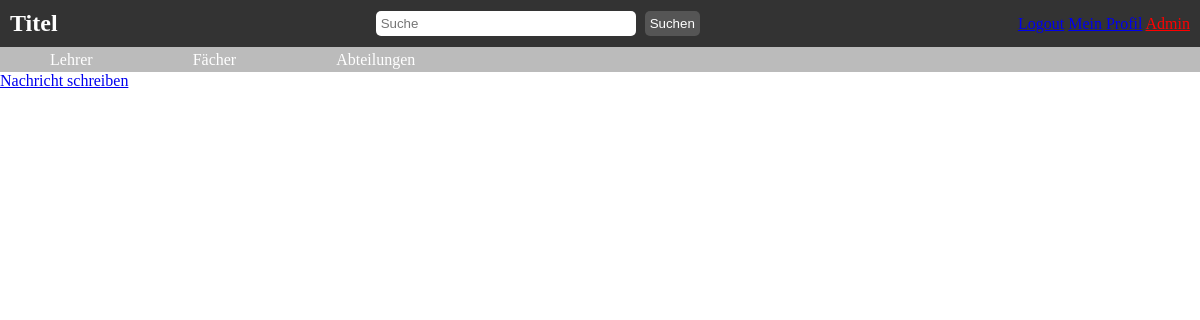
The page /inbox/ (signed in) on the database as committed earlier.
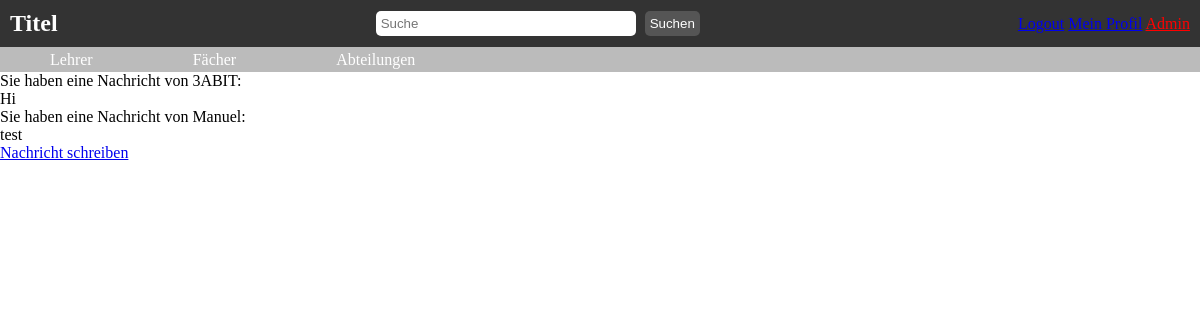
The same page on the database as committed later.
### message/models.py (models this page shows, shortened)
class Message(models.Model):
    sender = models.ForeignKey(User, related_name='sender', on_delete=models.CASCADE)
    receiver = models.ForeignKey(User, related_name='receiver', on_delete=models.CASCADE)
    message = models.TextField()
    created_at = models.DateTimeField(auto_now_add=True)

### message/views.py (the view)
@login_required
def inbox(request):
    messages = Message.objects.filter(receiver=request.user)
    return render(request, 'forum_app/message.html', {'messages': messages})

### templates/forum_app/message.html (shortened to what this page needs)
<!DOCTYPE html>
{%load static%}
<html lang="de">
    <head>
        <link href="{%static 'style2.css'%}" rel="stylesheet">
    </head>
    <body>
      <header>
        <nav id="main">
            <div> <a href="{%url 'index'%}" class="logo">Titel</a></div>
            <div class="search-bar">
              <input type="text" placeholder="Suche">
              <button>Suchen</button>
            </div>
            <div class="profile">
              {% if user.is_authenticated %}
                <a class="loged-in" href="{% url 'logout' %}">Logout</a>
                <a href="{%url 'profil'%}" class="loged-in">Mein Profil</a>
                {% if user.is_superuser %}
                <a href="{% url 'admin:index' %}" class="loged-in" style="color: red;">Admin</a>
                {%endif%}
              {%else%}
              <a href="{% url 'login' %}" class="login">Login jetzt<a></a>
              {%endif%}
            </div>
          </nav>
        <nav id="main-search">
          <a class="main-item" href="/lehrer">Lehrer</a>
          <a class="main-item" href="">Fächer</a>
          <a class="main-item" href="">Abteilungen</a>
        </nav>
      </header>
      {% for message in messages %}
        <div>
            <p>Sie haben eine Nachricht von {{ message.sender }}:</p>
            <p>{{ message.message }}</p>
        </div>
      {% endfor %}
        <a href="{% url 'send_message' %}">Nachricht schreiben</a>
    </body>
</html>

### static/style2.css (style rules this page uses)
* { margin: 0px; padding: 0px; }
#main { display: flex; justify-content: space-between; align-items: center; background-color: #333; color: #fff; padding: 10px; }
.logo { font-size: 24px; font-weight: bold; text-decoration: none; color: white; }
.search-bar input[type="text"] { padding: 5px; width: 250px; border: none; border-radius: 5px; margin-right: 5px; }
.search-bar button { padding: 5px; border: none; background-color: #555; color: #fff; border-radius: 5px; }
#main-search { display: flex; align-items: center; background-color: #BBB; height: 25px; }
.main-item { display: flex; align-items: center; text-decoration: none; color: white; background-color: #BBB; padding: 0px 50px 0px ; height: 100%; transition: .5s; }

Rows that differ between the two databases and show on the page:
added Message: sender "3ABIT", message "Hi"
added Message: sender "Manuel", message "test"
